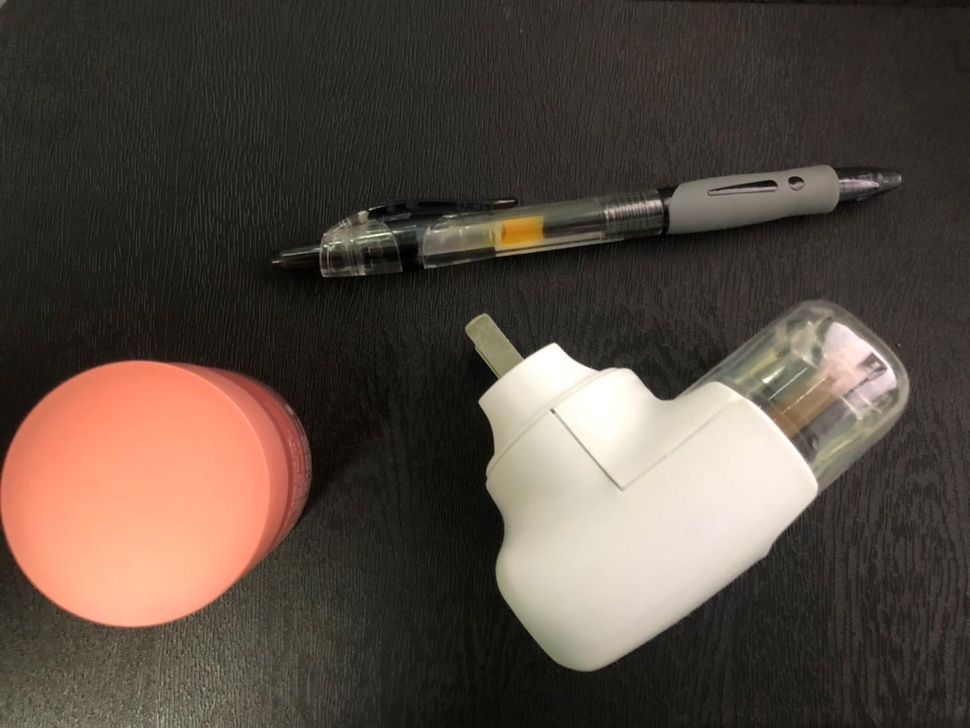
#> input picture Video/test2.jpg, 970 x 728 px, shrunk from 1439 x 1080 before the run
$ python BlankW.py
#> lines starting #> are read from the running program, lines starting #| are printed output that depends on the picture; after the words box and inside, x2 and y2 are one past the last pixel; in counts of white or black regions, pixels touching at a corner belong together
# -*- coding:utf-8 -*-

# 图片二值化
from PIL import Image

img = Image.open('test2.jpg')
#> img is the input picture: PIL image 970x728 RGB; mean R, G, B 85.6, 73.9, 65

# 模式L”为灰色图像，它的每个像素用8个bit表示，0表示黑，255表示白，其他数字表示不同的灰度。
Img = img.convert('L')
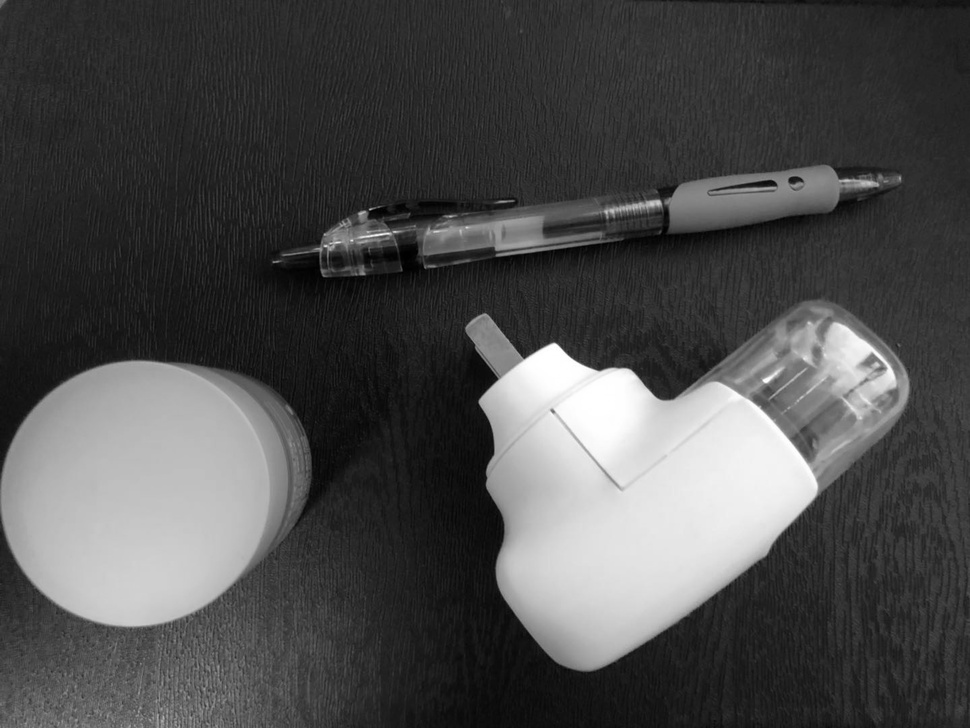
#> Img: PIL image 970x728 L; min 0, max 255, mean 76.4
Img.save("testA.jpg")

# 自定义灰度界限，大于这个值为黑色，小于这个值为白色
threshold = 180

table = []
for i in range(256):
    if i < threshold:
        table.append(0)
    else:
        table.append(1)

# 图片二值化
photo = Img.point(table, '1')
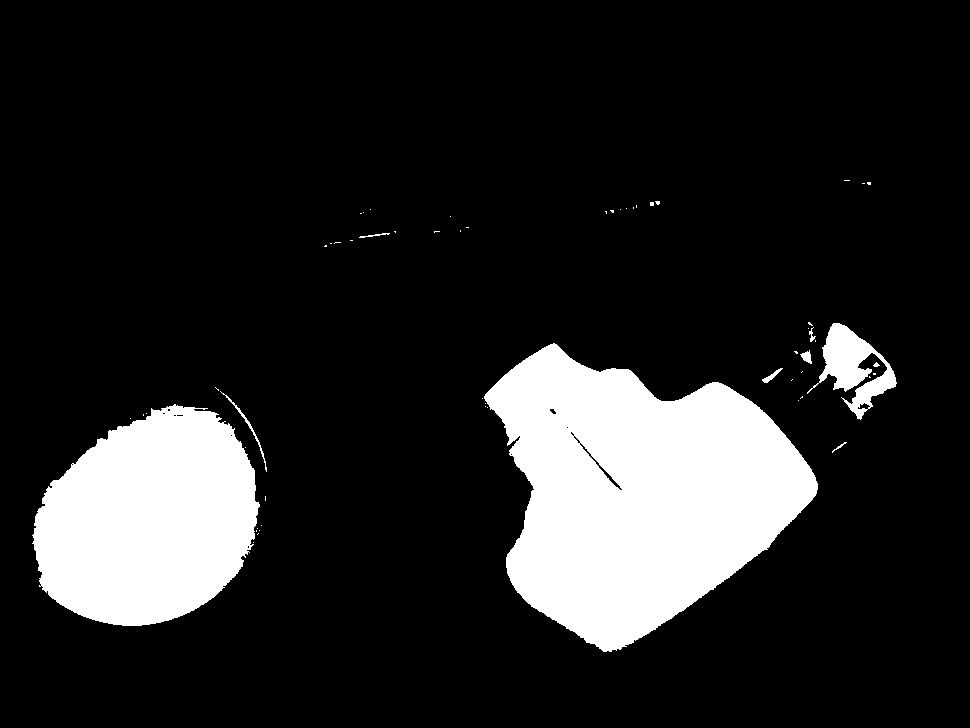
#> photo: PIL image 970x728 1; 14.9% white; 59 white regions (49 under 20 px), largest, box (x1, y1, x2, y2) and area: (484, 343, 818, 652) 63529, (32, 404, 260, 626) 37383, (807, 323, 897, 420) 3391
photo.save("testB.jpg")

$ run again, with Video/Picture1.jpg copied over Video/test2.jpg
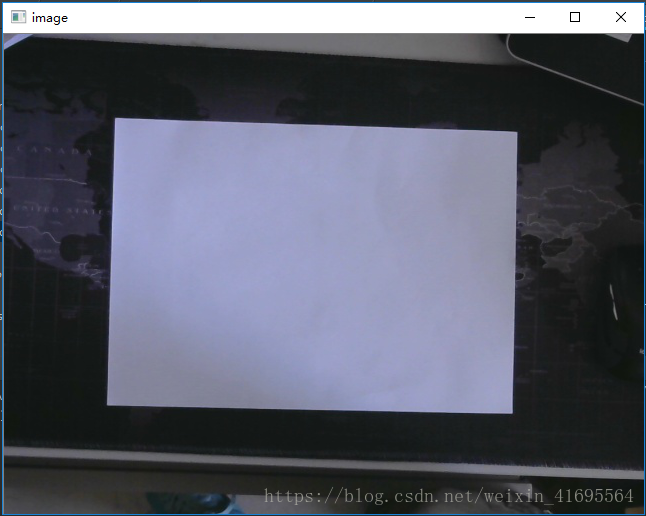
#> input picture Video/Picture1.jpg, 646 x 516 px
#> img is the input picture: PIL image 646x516 RGBA; mean R, G, B, A 88.4, 91.5, 104.9, 255
#> `Img = img.convert('L')`:
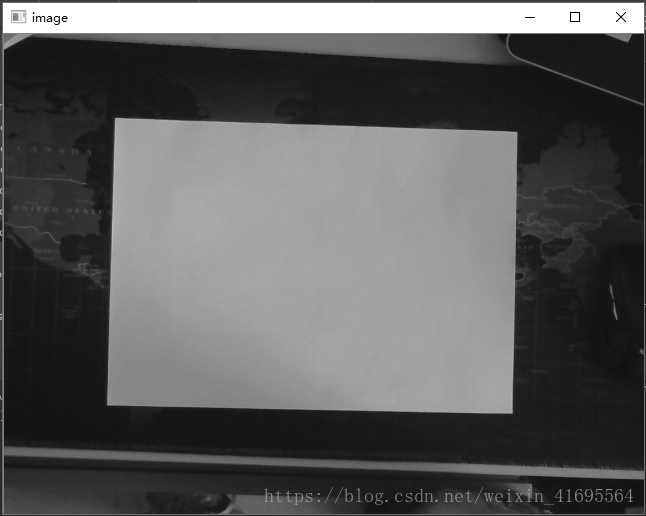
#> Img: PIL image 646x516 L; min 0, max 255, mean 92.1
#> `photo = Img.point(table, '1')`:
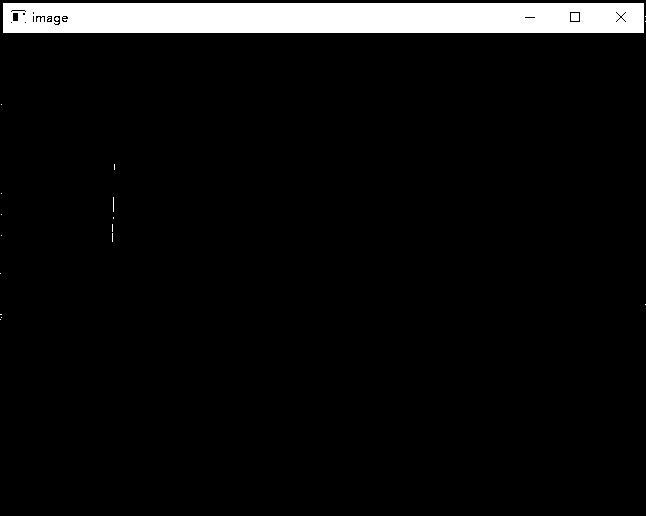
#> photo: PIL image 646x516 1; 5.7% white; 20 white regions (18 under 20 px), largest, box (x1, y1, x2, y2) and area: (3, 3, 644, 33) 18918, (571, 13, 579, 21) 64

$ run again, with Video/Picture2.jpg copied over Video/test2.jpg
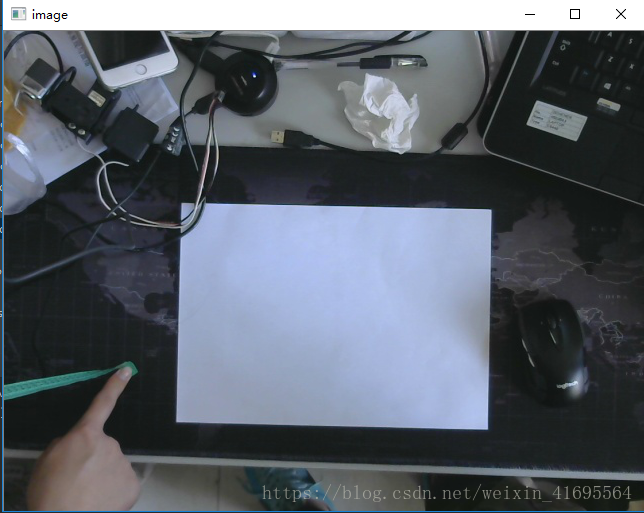
#> input picture Video/Picture2.jpg, 644 x 513 px
#> img is the input picture: PIL image 644x513 RGBA; mean R, G, B, A 89.8, 96.2, 105.4, 255
#> `Img = img.convert('L')`:
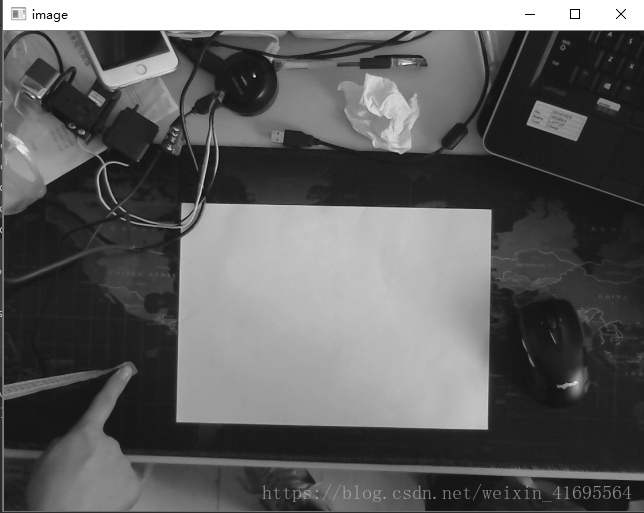
#> Img: PIL image 644x513 L; min 0, max 255, mean 95.4
#> `photo = Img.point(table, '1')`:
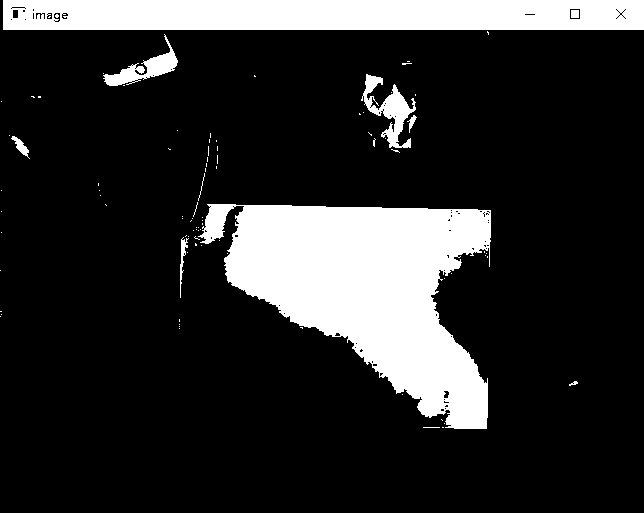
#> photo: PIL image 644x513 1; 17.5% white; 91 white regions (81 under 20 px), largest, box (x1, y1, x2, y2) and area: (198, 204, 491, 429) 35683, (3, 0, 644, 30) 18918, (361, 74, 416, 148) 1459

$ run again, with Video/Picture3.jpg copied over Video/test2.jpg
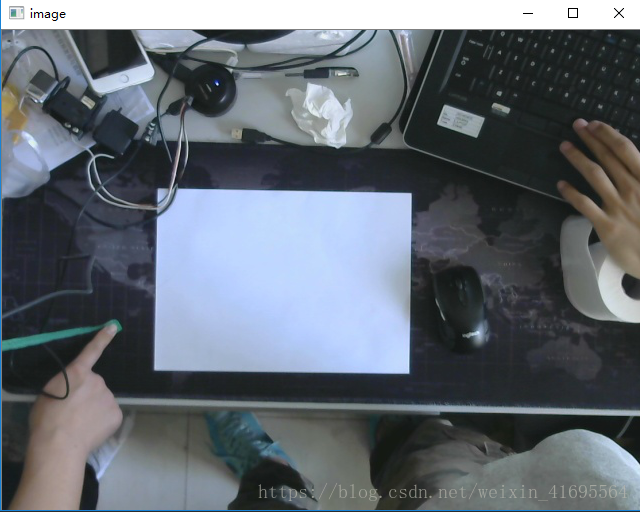
#> input picture Video/Picture3.jpg, 640 x 512 px
#> img is the input picture: PIL image 640x512 RGBA; mean R, G, B, A 98, 105.3, 113.5, 255
#> `Img = img.convert('L')`:
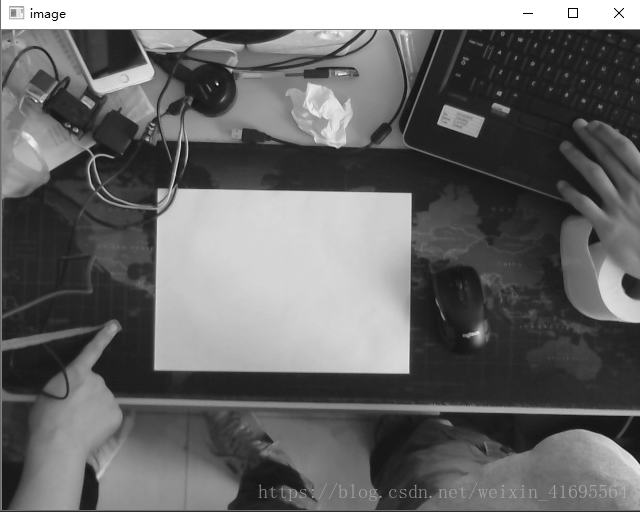
#> Img: PIL image 640x512 L; min 0, max 255, mean 104.1
#> `photo = Img.point(table, '1')`:
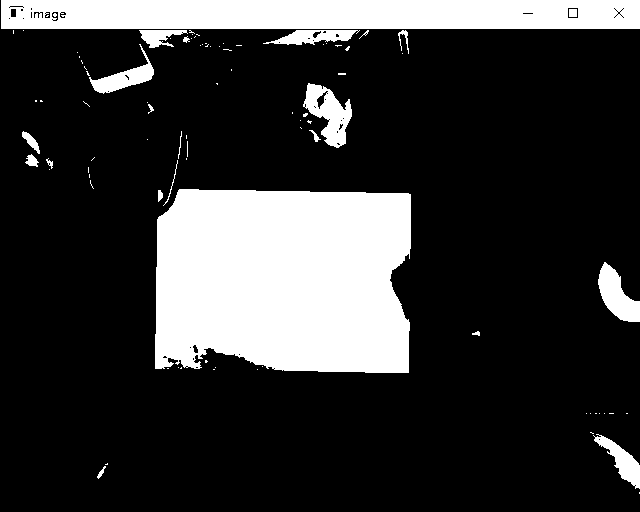
#> photo: PIL image 640x512 1; 21% white; 90 white regions (69 under 20 px), largest, box (x1, y1, x2, y2) and area: (155, 189, 411, 373) 43395, (1, 0, 640, 29) 18219, (303, 83, 352, 148) 1603
